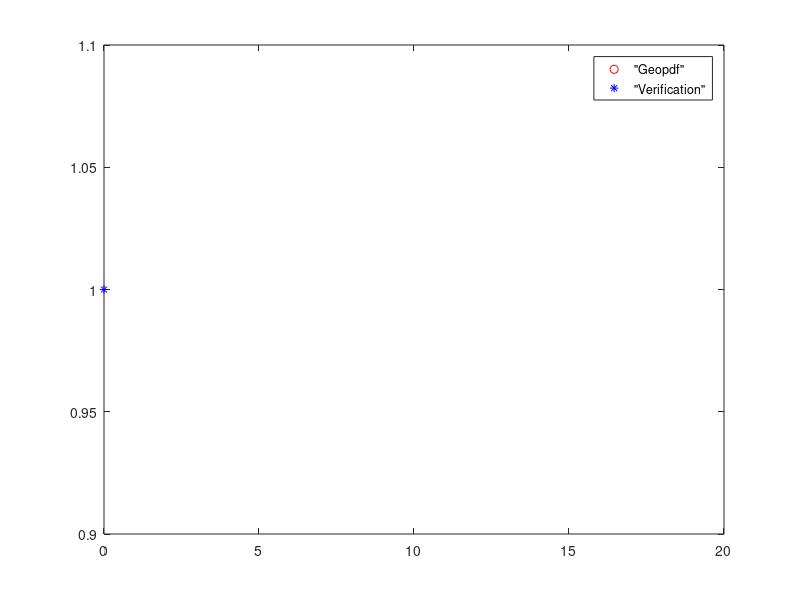

The MATLAB source for this figure:
# we solve the subpoint c of problem 2 Geometric distribution
N=input('Input the number of simulations N=');
p=input('Input the probability (0<p<1) p ='); # let's assume it's 0.7
# we must simulate the number of trials, as we cannot know how many will happen until we get a success
X=zeros(1,N); # all trials have in common that they start with 0 failures, so this vector will contain only 0 for N simulations
for i=1:N
  X(i) = 0; # we start with 0
  while rand()>=p
    X(i)=X(i)+1; # as long as we get failures, we increment the number of fails for each trial
  endwhile
endfor

k=0:20; # we replace infinity with 20 as we cannot simulate an infinity of failures
p_k=geopdf(k,p);
U_X=unique(X);
#U_X=[0 1]; # here we verify the results in X
n_X=hist(X,length(U_X)); # n_X will contain the nr of 0 and 1
rel_freq=n_X/N; #this is the percent of 1's and 0's found in the n_X
plot(k,p_k,'or;"Geopdf";',U_X,rel_freq,'*b;"Verification";');
